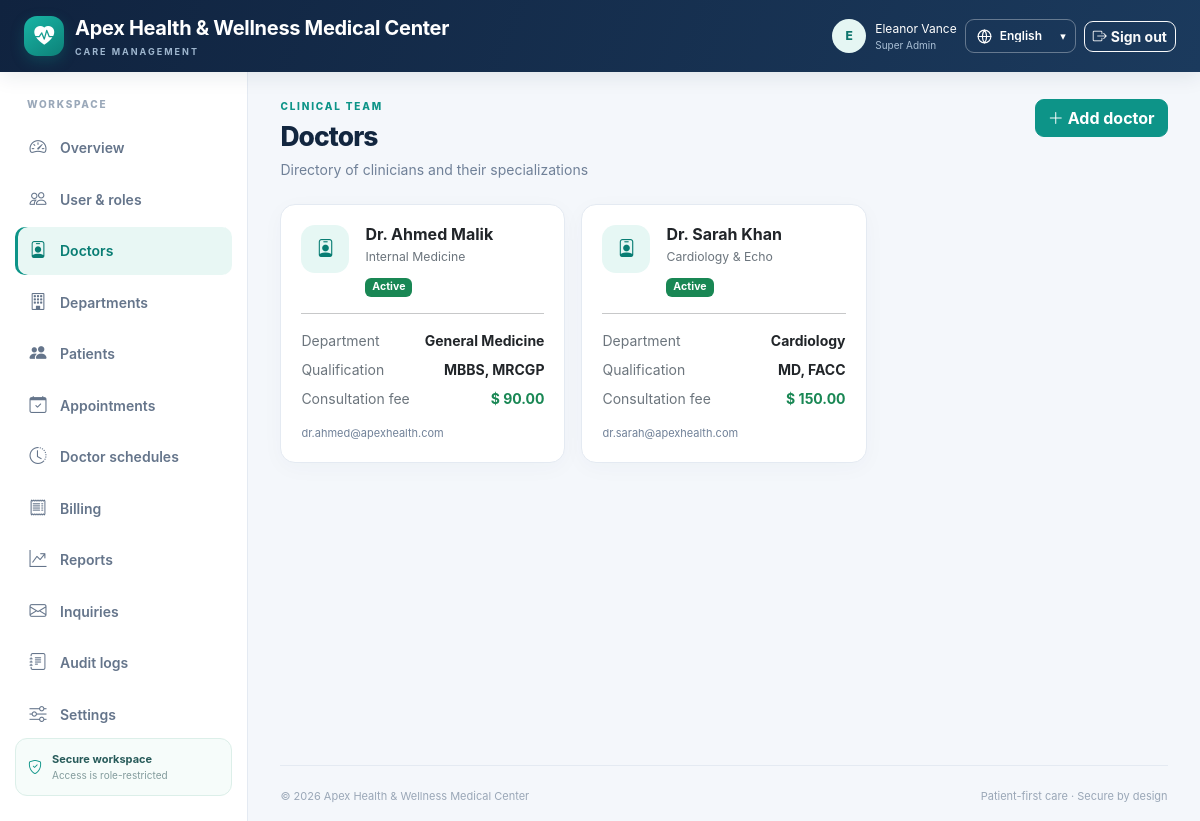
Page /doctors/index.php (signed in) on the committed database.
### tables this page shows
CREATE TABLE `settings` (
  `setting_key` VARCHAR(100) PRIMARY KEY,
  `setting_value` TEXT NOT NULL,
  `updated_by` INT NULL,
  `updated_at` TIMESTAMP DEFAULT CURRENT_TIMESTAMP ON UPDATE CURRENT_TIMESTAMP
);

CREATE TABLE `doctors` (
  `id` INT AUTO_INCREMENT PRIMARY KEY,
  `user_id` INT NOT NULL UNIQUE,
  `department_id` INT NOT NULL,
  `specialization` VARCHAR(150) NOT NULL,
  `qualification` VARCHAR(200) NOT NULL,
  `fee` DECIMAL(10,2) NOT NULL DEFAULT 0.00,
  `room_number` VARCHAR(50) NULL,
  `experience_years` INT DEFAULT 0,
  FOREIGN KEY (`user_id`) REFERENCES `users`(`id`) ON DELETE CASCADE,
  FOREIGN KEY (`department_id`) REFERENCES `departments`(`id`) ON DELETE RESTRICT
);

CREATE TABLE `users` (
  `id` INT AUTO_INCREMENT PRIMARY KEY,
  `role_id` INT NOT NULL,
  `name` VARCHAR(150) NOT NULL,
  `email` VARCHAR(150) NOT NULL UNIQUE,
  `password_hash` VARCHAR(255) NOT NULL,
  `phone` VARCHAR(50) NULL,
  `status` ENUM('active', 'inactive', 'suspended') DEFAULT 'active',
  `created_at` TIMESTAMP DEFAULT CURRENT_TIMESTAMP,
  FOREIGN KEY (`role_id`) REFERENCES `roles`(`id`) ON DELETE RESTRICT
);

CREATE TABLE `departments` (
  `id` INT AUTO_INCREMENT PRIMARY KEY,
  `name` VARCHAR(100) NOT NULL UNIQUE,
  `code` VARCHAR(20) NOT NULL UNIQUE,
  `description` TEXT NULL,
  `status` ENUM('active', 'inactive') DEFAULT 'active',
  `created_at` TIMESTAMP DEFAULT CURRENT_TIMESTAMP
);

### config/database.php (called while the page is built, shortened)
<?php
function getDBConnection(): PDO {
    static $pdo = null;
    if ($pdo instanceof PDO) return $pdo;
    $dsn = 'mysql:host=' . DB_HOST . ';dbname=' . DB_NAME . ';charset=' . DB_CHARSET;
    try {
        $pdo = new PDO($dsn, DB_USER, DB_PASS, [
            PDO::ATTR_ERRMODE => PDO::ERRMODE_EXCEPTION,
            PDO::ATTR_DEFAULT_FETCH_MODE => PDO::FETCH_ASSOC,
            PDO::ATTR_EMULATE_PREPARES => false,
        ]);
        return $pdo;
    } catch (PDOException $e) {
        error_log('CRM database connection failed: ' . $e->getMessage());
        http_response_code(500);
        exit('Database connection failed. Start MySQL in XAMPP and import schema.sql into hospital_crm.');
    }
}

### doctors/index.php (the view, shortened to what this page needs)
<?php
require_once __DIR__.'/../includes/functions.php';require_role(['super_admin','admin','staff']);$db=db();$doctors=$db->query("SELECT d.*,u.name,u.email,u.phone,u.status,dep.name department_name FROM doctors d JOIN users u ON u.id=d.user_id JOIN departments dep ON dep.id=d.department_id ORDER BY u.name")->fetchAll();$pageTitle='Doctors';require __DIR__.'/../includes/header.php';require __DIR__.'/../includes/page.php';page_heading('Clinical team','Doctors','Directory of clinicians and their specializations',current_user()['role']==='super_admin'?'<a class="btn btn-primary" href="'.e(url('users/index.php')).'"><i class="bi bi-plus-lg me-1"></i>Add doctor</a>':'');?>
<div class="row g-3"><?php foreach($doctors as $d):?><div class="col-md-6 col-xl-4">
        <div class="card h-100">
            <div class="card-body">
                <div class="d-flex align-items-start gap-3">
                    <div class="doctor-avatar"><i class="bi bi-person-badge"></i></div>
                    <div class="flex-grow-1">
                        <h2 class="h6 fw-bold mb-1"><?=e($d['name'])?></h2>
                        <div class="small text-secondary"><?=e($d['specialization'])?></div>
                        <div class="mt-2"><?=status_badge($d['status'])?></div>
                    </div>
                </div>
                <hr class="my-3">
                <div class="d-flex justify-content-between mb-2"><span
                        class="text-secondary">Department</span><strong><?=e($d['department_name'])?></strong></div>
                <div class="d-flex justify-content-between mb-2"><span
                        class="text-secondary">Qualification</span><strong><?=e($d['qualification'])?></strong></div>
                <div class="d-flex justify-content-between"><span class="text-secondary">Consultation fee</span><strong
                        class="text-success"><?=money($d['fee'])?></strong></div>
                <div class="small-muted mt-3"><?=e($d['email'])?></div>
            </div>
        </div>
    </div><?php endforeach;?></div><?php if(!$doctors):?><div class="card mt-3">
</div><?php endif;?><?php require __DIR__.'/../includes/footer.php';?>

### includes/header.php (shortened to what this page needs)
<?php
require_once __DIR__ . '/functions.php';
$user=current_user(); $pageTitle=$pageTitle ?? 'Dashboard'; $notice=take_flash();
$clinic=setting('clinic_name','Apex Health & Wellness Center');
?><!doctype html><html lang="en"><head><meta charset="utf-8"><meta name="viewport" content="width=device-width, initial-scale=1"><title data-i18n-prefix="<?=e($pageTitlePrefix ?? '')?>"><?=e($pageTitle)?> · <?=e($clinic)?></title>
<link href="https://cdn.jsdelivr.net/npm/bootstrap@5.3.3/dist/css/bootstrap.min.css" rel="stylesheet"><link href="https://cdn.jsdelivr.net/npm/bootstrap-icons@1.11.3/font/bootstrap-icons.min.css" rel="stylesheet"><link href="<?=e(url('assets/css/app.css'))?>" rel="stylesheet"></head><body>
<nav class="navbar navbar-expand-lg app-topbar"><div class="container-fluid px-3 px-lg-4"><a class="navbar-brand" href="<?=e(url('index.php'))?>"><span class="brand-mark"><i class="bi bi-heart-pulse-fill"></i></span><span><span data-no-i18n><?=e($clinic)?></span><small data-i18n="care_management">CARE MANAGEMENT</small></span></a><div class="d-flex align-items-center gap-2 ms-auto"><?php if($user):?><span class="user-chip d-none d-md-flex"><span class="avatar-sm"><?=e(strtoupper(substr($user['name'],0,1)))?></span><span><span data-no-i18n><?=e($user['name'])?></span><small data-i18n="<?=e($user['role'])?>"><?=e(ucwords(str_replace('_',' ',$user['role'])))?></small></span></span><?php endif;?><label class="language-switcher"><svg viewBox="0 0 24 24" aria-hidden="true" focusable="false"><circle cx="12" cy="12" r="9"></circle><path d="M3 12h18M12 3a15 15 0 0 1 0 18M12 3a15 15 0 0 0 0 18"></path></svg><span class="visually-hidden" data-i18n="language">Language</span><select id="languageSelector" data-i18n-aria-label="language_selector" aria-label="Select language"><option value="en">English</option><option value="fr">Français</option></select><span class="language-caret" aria-hidden="true">▾</span></label><?php if($user):?><a class="btn btn-outline-light btn-sm" href="<?=e(url('logout.php'))?>" data-i18n="sign_out"><i class="bi bi-box-arrow-right me-1"></i>Sign out</a><?php else:?><a class="btn btn-light btn-sm" href="<?=e(url('login.php'))?>" data-i18n="sign_in"><i class="bi bi-box-arrow-in-right me-1"></i>Sign in</a><a class="btn btn-outline-light btn-sm" href="<?=e(url('register.php'))?>" data-i18n="patient_signup">Patient signup</a><?php endif;?></div></div></nav>
<div class="app-shell"><?php if($user):?><aside class="app-sidebar"><div class="sidebar-label">WORKSPACE</div><?php include __DIR__.'/sidebar.php';?><div class="sidebar-bottom"><i class="bi bi-shield-check"></i><span><strong>Secure workspace</strong><small>Access is role-restricted</small></span></div></aside><?php endif;?><main class="app-main <?= $user?'':'public-main' ?>"><div class="content-wrap">

### includes/functions.php (shortened to what this page needs)
<?php
require_once __DIR__ . '/../config/database.php';
function db(): PDO { return getDBConnection(); }
function url(string $path=''): string { return BASE_URL . ($path === '' ? '/' : '/' . ltrim($path, '/')); }
function e(mixed $value): string { return htmlspecialchars((string)($value ?? ''), ENT_QUOTES | ENT_SUBSTITUTE, 'UTF-8'); }
function current_user(): ?array {
    return ['id'=>(int)$_SESSION['user_id'], 'name'=>$_SESSION['user_name'] ?? 'User', 'email'=>$_SESSION['user_email'] ?? '', 'role'=>$_SESSION['user_role'] ?? ''];
}
function status_badge(string $status): string {
    $map=['requested'=>'warning','confirmed'=>'primary','checked_in'=>'info','in_consultation'=>'purple','completed'=>'success','cancelled'=>'secondary','no_show'=>'danger','paid'=>'success','partial'=>'warning','unpaid'=>'danger','active'=>'success','inactive'=>'secondary','suspended'=>'danger'];
    $color=$map[$status] ?? 'secondary';
    $label = ucwords(str_replace('_', ' ', $status));
    return '<span class="badge text-bg-'.$color.'" data-i18n="'.e($status).'">'.e($label).'</span>';
}
function money(mixed $amount): string { $symbol='$'; try { $q=db()->query("SELECT setting_value FROM settings WHERE setting_key='currency_symbol'"); $v=$q->fetchColumn(); if($v!==false && $v!=='') $symbol=$v; } catch(Throwable $e) {} return e($symbol).' '.number_format((float)$amount,2); }
function setting(string $key, string $default=''): string { try {$s=db()->prepare('SELECT setting_value FROM settings WHERE setting_key=?');$s->execute([$key]);$v=$s->fetchColumn();return $v===false?$default:(string)$v;}catch(Throwable $e){return $default;} }

### includes/footer.php (shortened to what this page needs)
</div><footer class="app-footer"><span>© <?=date('Y')?> <span data-no-i18n><?=e(setting('clinic_name','Hospital & Clinic CRM'))?></span></span><span data-i18n="footer_tagline">Patient-first care · Secure by design</span></footer></main></div><?=e(url('assets/js/app.js'))?><?=e(url('assets/js/language.js'))?></body></html>

### assets/css/app.css (style rules this page uses)
:root { --navy:#12263f;--navy2:#1b3656;--teal:#0d9488;--mint:#e8f7f4;--bg:#f4f7fb;--ink:#1b2b43;--muted:#708198;--line:#e4eaf2 }
* { box-sizing:border-box }
body { background:var(--bg);color:var(--ink);font-family:Inter,-apple-system,BlinkMacSystemFont,"Segoe UI",sans-serif;font-size:14px }
.app-topbar { background:linear-gradient(110deg,#10233f,#1b3a5d);min-height:72px;color:#fff;box-shadow:0 4px 20px #13294318 }
.navbar-brand { display:flex;align-items:center;gap:11px;color:white!important;font-weight:750;letter-spacing:-.3px }
.navbar-brand small { display:block;font-size:9px;letter-spacing:2px;color:#9eb6ce;font-weight:700;margin-top:2px }
.brand-mark { width:40px;height:40px;border-radius:13px;background:linear-gradient(145deg,#19b5a5,#0d8178);display:grid;place-items:center;color:white;font-size:20px;box-shadow:0 5px 14px #0d948844 }
.user-chip { align-items:center;gap:9px;color:white;font-size:12px }
.user-chip small { display:block;color:#a9bfd5;font-size:10px;text-transform:capitalize }
.avatar-sm { display:grid;place-items:center;width:34px;height:34px;border-radius:50%;background:#e5f6f3;color:#0e756d;font-weight:800 }
.app-shell { display:flex;min-height:calc(100vh - 72px) }
.app-sidebar { width:248px;flex:0 0 248px;background:#fff;border-right:1px solid var(--line);padding:25px 15px;display:flex;flex-direction:column }
.sidebar-label { font-size:10px;font-weight:800;letter-spacing:1.7px;color:#9aa8b9;padding:0 12px 12px }
.sidebar-bottom { margin-top:auto;display:flex;gap:10px;align-items:center;border:1px solid #dcefe9;background:#f6fcfa;padding:12px;border-radius:12px;color:var(--teal) }
.sidebar-bottom strong,.sidebar-bottom small { display:block }
.sidebar-bottom strong { font-size:11px;color:#285b5a }
.sidebar-bottom small { font-size:10px;color:#829b9c }
.app-main { min-width:0;flex:1;padding:27px clamp(16px,2.7vw,38px) 0;display:flex;flex-direction:column }
.content-wrap { width:100%;max-width:1500px;margin:0 auto;flex:1 }
.app-footer { display:flex;justify-content:space-between;gap:10px;color:#9aa7b7;font-size:11px;padding:22px 0 16px;margin-top:22px;border-top:1px solid var(--line) }
.card { border:1px solid var(--line);border-radius:15px;box-shadow:0 5px 22px #243d5908 }
.card-body { padding:20px }
.btn { border-radius:9px;font-weight:650 }
.btn-primary { background:var(--teal);border-color:var(--teal) }
.badge { text-transform:capitalize;font-weight:700;letter-spacing:.1px;padding:.45em .65em }
.doctor-avatar { height:48px;width:48px;display:grid;place-items:center;border-radius:14px;background:#e6f7f4;color:#087d73;font-size:18px;font-weight:800 }
.small-muted { font-size:11px;color:var(--muted) }
.language-switcher { position:relative;display:inline-flex;align-items:center;gap:7px;height:34px;padding:0 10px;border:1px solid #ffffff55;border-radius:9px;color:#fff;transition:background-color .18s ease,border-color .18s ease,transform .18s ease }
.language-switcher svg { width:17px;height:17px;fill:none;stroke:currentColor;stroke-width:1.6;stroke-linecap:round;stroke-linejoin:round;flex:none }
.language-switcher select { width:auto;max-width:92px;padding:0 15px 0 0;border:0;outline:0;background:transparent;color:inherit;font-family:inherit;font-size:12px;font-weight:600;line-height:1;appearance:none;cursor:pointer }
.language-switcher select option { color:#1b2b43;background:#fff }
.language-caret { position:absolute;right:9px;pointer-events:none;font-size:11px;transition:transform .18s ease }

### rows in the picture
settings: setting_value "Apex Health & Wellness Medical Center"
doctors: user.name "Dr. Ahmed Malik", specialization "Internal Medicine", user.status "Active", department.name "General Medicine", qualification "MBBS, MRCGP", fee.setting_value "$ 90.00", user.email "dr.ahmed@apexhealth.com"
doctors: user.name "Dr. Sarah Khan", specialization "Cardiology & Echo", user.status "Active", department.name "Cardiology", qualification "MD, FACC", fee.setting_value "$ 150.00", user.email "dr.sarah@apexhealth.com"

### other values in the picture
substr($user['name'],0,1) "E"
$user['name'] "Eleanor Vance"
str_replace('_',' ',$user['role']) "Super Admin"
$it[2] "Overview"
$it[2] "User & roles"
$it[2] "Doctors"
$it[2] "Departments"
$it[2] "Patients"
$it[2] "Appointments"
$it[2] "Doctor schedules"
$it[2] "Billing"
$it[2] "Reports"
$it[2] "Inquiries"
$it[2] "Audit logs"
$it[2] "Settings"
